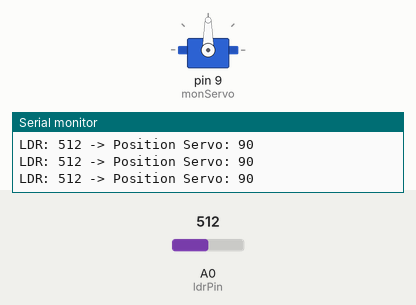
Bench run of a sketch on a simulated Arduino Uno, built with avr-gcc and run on an emulated ATmega328P. Shown: servo, the last lines printed to the serial monitor. The inputs (shaded band) are chosen by the test bench; at power-on: A0 (ldrPin) = 512.

Above: at 1.2 s.
1.3 s: A0 (ldrPin) set to 716
At 2.6 s:
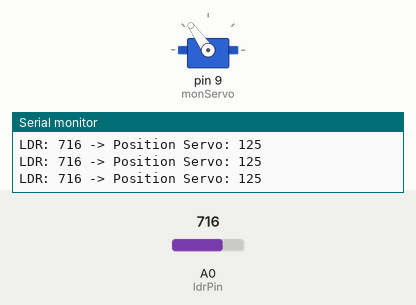
2.9 s: A0 (ldrPin) set to 900
At 4.2 s:
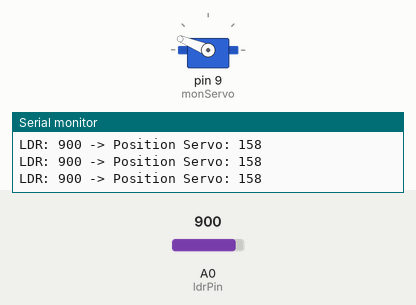
4.5 s: A0 (ldrPin) set to 1023
At 5.6 s:
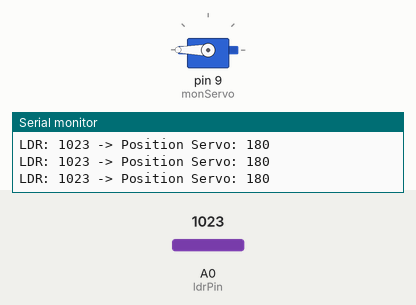
6.1 s: A0 (ldrPin) set to 306
At 7.0 s:
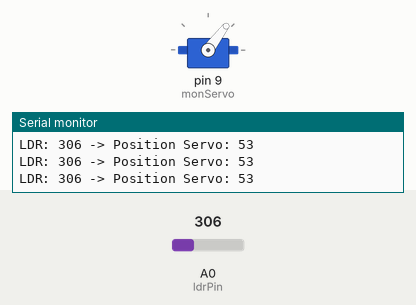
7.7 s: A0 (ldrPin) set to 122
At 8.4 s:
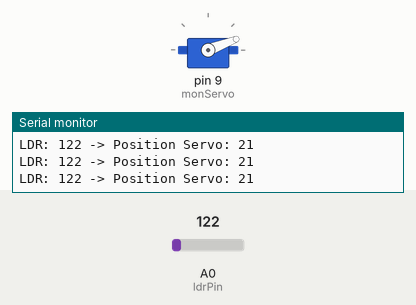
9.3 s: A0 (ldrPin) set to 0
At 9.9 s:
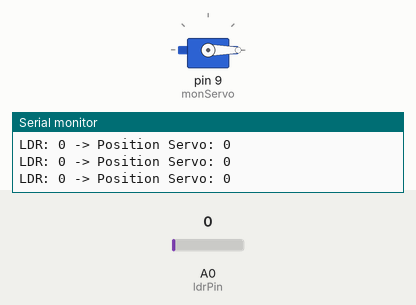
Timing chart, 0 to 11.9 s (numbered marks = the images above; inputs shaded):
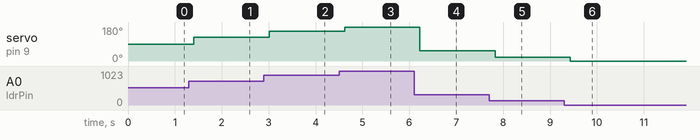

The sketch:

Question4.ino
```cpp
#include <Servo.h>
// Inclusion de la bibliothèque Servo pour contrôler un servomoteur

Servo monServo;
// Création d’un objet 'monServo' pour piloter le servo

int ldrPin = A0;   // Broche analogique où est branchée la LDR (capteur de lumière)
int valeurLDR;     // Variable pour stocker la valeur lue du capteur

void setup() {
  Serial.begin(9600);
  // Démarrage de la communication série à 9600 bauds pour afficher les mesures

  monServo.attach(9);
  // Connexion du servomoteur à la broche numérique 9
}

void loop() {
  valeurLDR = analogRead(ldrPin);
  // Lecture de la tension envoyée par la LDR (valeur comprise entre 0 et 1023)
  // 0 → obscurité totale, 1023 → forte luminosité

  int positionServo = map(valeurLDR, 0, 1023, 0, 180);
  // Conversion de la valeur lumineuse en angle de rotation du servo
  // map() adapte la plage de 0–1023 à une plage de 0–180 degrés

  monServo.write(positionServo);
  // Envoie la nouvelle position au servomoteur : le servo tourne proportionnellement à la lumière

  Serial.print("LDR: ");
  Serial.print(valeurLDR);
  Serial.print(" -> Position Servo: ");
  Serial.println(positionServo);
  // Affiche la valeur lue par la LDR et la position correspondante du servo dans le moniteur série

  delay(200);
  // Petite pause de 200 ms pour éviter des changements trop rapides
}
```

Measured:
- after the input at 1.3 s, servo on pin 9 (monServo): 90° → 125° after 0.11 s
- after the input at 2.9 s, servo on pin 9 (monServo): 125° → 158° after 0.11 s
- after the input at 4.5 s, servo on pin 9 (monServo): 158° → 180° after 0.12 s
- after the input at 6.1 s, servo on pin 9 (monServo): 180° → 53° after 0.12 s
- after the input at 7.7 s, servo on pin 9 (monServo): 53° → 21° after 0.13 s
- after the input at 9.3 s, servo on pin 9 (monServo): 21° → 0° after 0.14 s
